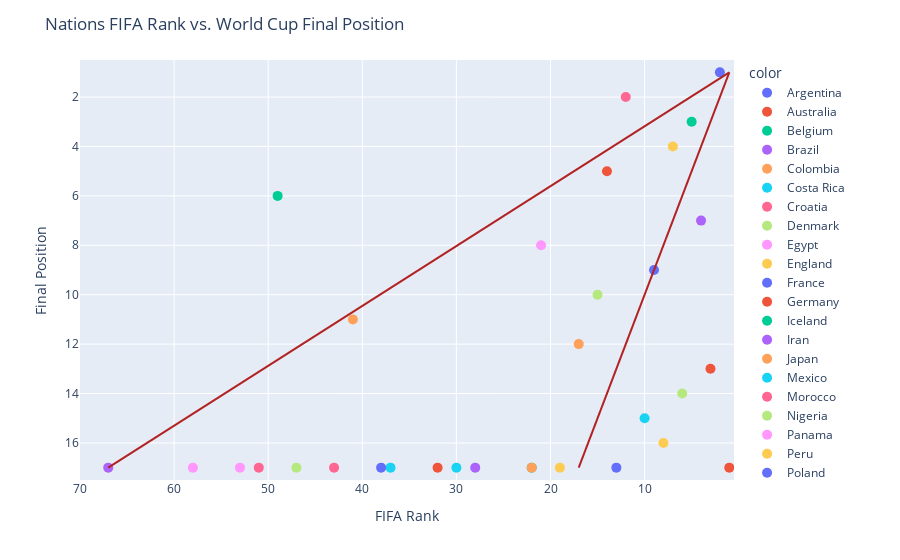

Notebook cell for this chart:
### Markdown cell above
**Nations FIFA Rank vs. World Cup Final Position**

Nations inside the triangular area performed as expected during the 2018 World Cup

Nations above and to the left of the triangle performed better than expected

Nations below and to the right of the triangle performed worse than expected

### Code cell
import plotly.graph_objects as go

fig = px.scatter(nationsDf_18, x="FIFA Rank", y="Final Position", color=nationsDf_18.index, range_x=[70, 0.5], range_y=[17.5, 0.5])
fig.update_traces(marker=dict(size=10))
fig.add_trace(go.Scatter(x=[1, 67], y=[1, 17], name="linear correlation", mode="lines", line=dict(color="firebrick")))
fig.add_trace(go.Scatter(x=[1, 17], y=[1, 17], name="y=x", mode="lines", line=dict(color="firebrick")))
fig.update_layout(title="Nations FIFA Rank vs. World Cup Final Position")
fig.show()

### Figure 1 — Plotly figure (JSON) as saved in the notebook; plotly's stock layout.template omitted (floating-point values rounded to 4 significant figures)
{"data": [{"hoverlabel": {"namelength": 0}, "hovertemplate": "color=Argentina<br>FIFA Rank=%{x}<br>Final Position=%{y}", "legendgroup": "Argentina", "marker": {"color": "#636efa", "size": 10, "symbol": "circle"}, "mode": "markers", "name": "Argentina", "showlegend": true, "type": "scatter", "x": [9], "xaxis": "x", "y": [9], "yaxis": "y"}, {"hoverlabel": {"namelength": 0}, "hovertemplate": "color=Australia<br>FIFA Rank=%{x}<br>Final Position=%{y}", "legendgroup": "Australia", "marker": {"color": "#EF553B", "size": 10, "symbol": "circle"}, "mode": "markers", "name": "Australia", "showlegend": true, "type": "scatter", "x": [32], "xaxis": "x", "y": [17], "yaxis": "y"}, {"hoverlabel": {"namelength": 0}, "hovertemplate": "color=Belgium<br>FIFA Rank=%{x}<br>Final Position=%{y}", "legendgroup": "Belgium", "marker": {"color": "#00cc96", "size": 10, "symbol": "circle"}, "mode": "markers", "name": "Belgium", "showlegend": true, "type": "scatter", "x": [5], "xaxis": "x", "y": [3], "yaxis": "y"}, {"hoverlabel": {"namelength": 0}, "hovertemplate": "color=Brazil<br>FIFA Rank=%{x}<br>Final Position=%{y}", "legendgroup": "Brazil", "marker": {"color": "#ab63fa", "size": 10, "symbol": "circle"}, "mode": "markers", "name": "Brazil", "showlegend": true, "type": "scatter", "x": [4], "xaxis": "x", "y": [7], "yaxis": "y"}, {"hoverlabel": {"namelength": 0}, "hovertemplate": "color=Colombia<br>FIFA Rank=%{x}<br>Final Position=%{y}", "legendgroup": "Colombia", "marker": {"color": "#FFA15A", "size": 10, "symbol": "circle"}, "mode": "markers", "name": "Colombia", "showlegend": true, "type": "scatter", "x": [17], "xaxis": "x", "y": [12], "yaxis": "y"}, {"hoverlabel": {"namelength": 0}, "hovertemplate": "color=Costa Rica<br>FIFA Rank=%{x}<br>Final Position=%{y}", "legendgroup": "Costa Rica", "marker": {"color": "#19d3f3", "size": 10, "symbol": "circle"}, "mode": "markers", "name": "Costa Rica", "showlegend": true, "type": "scatter", "x": [37], "xaxis": "x", "y": [17], "yaxis": "y"}, {"hoverlabel": {"namelength": 0}, "hovertemplate": "color=Croatia<br>FIFA Rank=%{x}<br>Final Position=%{y}", "legendgroup": "Croatia", "marker": {"color": "#FF6692", "size": 10, "symbol": "circle"}, "mode": "markers", "name": "Croatia", "showlegend": true, "type": "scatter", "x": [12], "xaxis": "x", "y": [2], "yaxis": "y"}, {"hoverlabel": {"namelength": 0}, "hovertemplate": "color=Denmark<br>FIFA Rank=%{x}<br>Final Position=%{y}", "legendgroup": "Denmark", "marker": {"color": "#B6E880", "size": 10, "symbol": "circle"}, "mode": "markers", "name": "Denmark", "showlegend": true, "type": "scatter", "x": [15], "xaxis": "x", "y": [10], "yaxis": "y"}, {"hoverlabel": {"namelength": 0}, "hovertemplate": "color=Egypt<br>FIFA Rank=%{x}<br>Final Position=%{y}", "legendgroup": "Egypt", "marker": {"color": "#FF97FF", "size": 10, "symbol": "circle"}, "mode": "markers", "name": "Egypt", "showlegend": true, "type": "scatter", "x": [53], "xaxis": "x", "y": [17], "yaxis": "y"}, {"hoverlabel": {"namelength": 0}, "hovertemplate": "color=England<br>FIFA Rank=%{x}<br>Final Position=%{y}", "legendgroup": "England", "marker": {"color": "#FECB52", "size": 10, "symbol": "circle"}, "mode": "markers", "name": "England", "showlegend": true, "type": "scatter", "x": [7], "xaxis": "x", "y": [4], "yaxis": "y"}, {"hoverlabel": {"namelength": 0}, "hovertemplate": "color=France<br>FIFA Rank=%{x}<br>Final Position=%{y}", "legendgroup": "France", "marker": {"color": "#636efa", "size": 10, "symbol": "circle"}, "mode": "markers", "name": "France", "showlegend": true, "type": "scatter", "x": [2], "xaxis": "x", "y": [1], "yaxis": "y"}, {"hoverlabel": {"namelength": 0}, "hovertemplate": "color=Germany<br>FIFA Rank=%{x}<br>Final Position=%{y}", "legendgroup": "Germany", "marker": {"color": "#EF553B", "size": 10, "symbol": "circle"}, "mode": "markers", "name": "Germany", "showlegend": true, "type": "scatter", "x": [1], "xaxis": "x", "y": [17], "yaxis": "y"}, {"hoverlabel": {"namelength": 0}, "hovertemplate": "color=Iceland<br>FIFA Rank=%{x}<br>Final Position=%{y}", "legendgroup": "Iceland", "marker": {"color": "#00cc96", "size": 10, "symbol": "circle"}, "mode": "markers", "name": "Iceland", "showlegend": true, "type": "scatter", "x": [22], "xaxis": "x", "y": [17], "yaxis": "y"}, {"hoverlabel": {"namelength": 0}, "hovertemplate": "color=Iran<br>FIFA Rank=%{x}<br>Final Position=%{y}", "legendgroup": "Iran", "marker": {"color": "#ab63fa", "size": 10, "symbol": "circle"}, "mode": "markers", "name": "Iran", "showlegend": true, "type": "scatter", "x": [28], "xaxis": "x", "y": [17], "yaxis": "y"}, {"hoverlabel": {"namelength": 0}, "hovertemplate": "color=Japan<br>FIFA Rank=%{x}<br>Final Position=%{y}", "legendgroup": "Japan", "marker": {"color": "#FFA15A", "size": 10, "symbol": "circle"}, "mode": "markers", "name": "Japan", "showlegend": true, "type": "scatter", "x": [41], "xaxis": "x", "y": [11], "yaxis": "y"}, {"hoverlabel": {"namelength": 0}, "hovertemplate": "color=Mexico<br>FIFA Rank=%{x}<br>Final Position=%{y}", "legendgroup": "Mexico", "marker": {"color": "#19d3f3", "size": 10, "symbol": "circle"}, "mode": "markers", "name": "Mexico", "showlegend": true, "type": "scatter", "x": [10], "xaxis": "x", "y": [15], "yaxis": "y"}, {"hoverlabel": {"namelength": 0}, "hovertemplate": "color=Morocco<br>FIFA Rank=%{x}<br>Final Position=%{y}", "legendgroup": "Morocco", "marker": {"color": "#FF6692", "size": 10, "symbol": "circle"}, "mode": "markers", "name": "Morocco", "showlegend": true, "type": "scatter", "x": [43], "xaxis": "x", "y": [17], "yaxis": "y"}, {"hoverlabel": {"namelength": 0}, "hovertemplate": "color=Nigeria<br>FIFA Rank=%{x}<br>Final Position=%{y}", "legendgroup": "Nigeria", "marker": {"color": "#B6E880", "size": 10, "symbol": "circle"}, "mode": "markers", "name": "Nigeria", "showlegend": true, "type": "scatter", "x": [47], "xaxis": "x", "y": [17], "yaxis": "y"}, {"hoverlabel": {"namelength": 0}, "hovertemplate": "color=Panama<br>FIFA Rank=%{x}<br>Final Position=%{y}", "legendgroup": "Panama", "marker": {"color": "#FF97FF", "size": 10, "symbol": "circle"}, "mode": "markers", "name": "Panama", "showlegend": true, "type": "scatter", "x": [58], "xaxis": "x", "y": [17], "yaxis": "y"}, {"hoverlabel": {"namelength": 0}, "hovertemplate": "color=Peru<br>FIFA Rank=%{x}<br>Final Position=%{y}", "legendgroup": "Peru", "marker": {"color": "#FECB52", "size": 10, "symbol": "circle"}, "mode": "markers", "name": "Peru", "showlegend": true, "type": "scatter", "x": [19], "xaxis": "x", "y": [17], "yaxis": "y"}, {"hoverlabel": {"namelength": 0}, "hovertemplate": "color=Poland<br>FIFA Rank=%{x}<br>Final Position=%{y}", "legendgroup": "Poland", "marker": {"color": "#636efa", "size": 10, "symbol": "circle"}, "mode": "markers", "name": "Poland", "showlegend": true, "type": "scatter", "x": [13], "xaxis": "x", "y": [17], "yaxis": "y"}, {"hoverlabel": {"namelength": 0}, "hovertemplate": "color=Portugal<br>FIFA Rank=%{x}<br>Final Position=%{y}", "legendgroup": "Portugal", "marker": {"color": "#EF553B", "size": 10, "symbol": "circle"}, "mode": "markers", "name": "Portugal", "showlegend": true, "type": "scatter", "x": [3], "xaxis": "x", "y": [13], "yaxis": "y"}, {"hoverlabel": {"namelength": 0}, "hovertemplate": "color=Russia<br>FIFA Rank=%{x}<br>Final Position=%{y}", "legendgroup": "Russia", "marker": {"color": "#00cc96", "size": 10, "symbol": "circle"}, "mode": "markers", "name": "Russia", "showlegend": true, "type": "scatter", "x": [49], "xaxis": "x", "y": [6], "yaxis": "y"}, {"hoverlabel": {"namelength": 0}, "hovertemplate": "color=Saudi Arabia<br>FIFA Rank=%{x}<br>Final Position=%{y}", "legendgroup": "Saudi Arabia", "marker": {"color": "#ab63fa", "size": 10, "symbol": "circle"}, "mode": "markers", "name": "Saudi Arabia", "showlegend": true, "type": "scatter", "x": [67], "xaxis": "x", "y": [17], "yaxis": "y"}, {"hoverlabel": {"namelength": 0}, "hovertemplate": "color=Senegal<br>FIFA Rank=%{x}<br>Final Position=%{y}", "legendgroup": "Senegal", "marker": {"color": "#FFA15A", "size": 10, "symbol": "circle"}, "mode": "markers", "name": "Senegal", "showlegend": true, "type": "scatter", "x": [22], "xaxis": "x", "y": [17], "yaxis": "y"}, {"hoverlabel": {"namelength": 0}, "hovertemplate": "color=Serbia<br>FIFA Rank=%{x}<br>Final Position=%{y}", "legendgroup": "Serbia", "marker": {"color": "#19d3f3", "size": 10, "symbol": "circle"}, "mode": "markers", "name": "Serbia", "showlegend": true, "type": "scatter", "x": [30], "xaxis": "x", "y": [17], "yaxis": "y"}, {"hoverlabel": {"namelength": 0}, "hovertemplate": "color=South Korea<br>FIFA Rank=%{x}<br>Final Position=%{y}", "legendgroup": "South Korea", "marker": {"color": "#FF6692", "size": 10, "symbol": "circle"}, "mode": "markers", "name": "South Korea", "showlegend": true, "type": "scatter", "x": [51], "xaxis": "x", "y": [17], "yaxis": "y"}, {"hoverlabel": {"namelength": 0}, "hovertemplate": "color=Spain<br>FIFA Rank=%{x}<br>Final Position=%{y}", "legendgroup": "Spain", "marker": {"color": "#B6E880", "size": 10, "symbol": "circle"}, "mode": "markers", "name": "Spain", "showlegend": true, "type": "scatter", "x": [6], "xaxis": "x", "y": [14], "yaxis": "y"}, {"hoverlabel": {"namelength": 0}, "hovertemplate": "color=Sweden<br>FIFA Rank=%{x}<br>Final Position=%{y}", "legendgroup": "Sweden", "marker": {"color": "#FF97FF", "size": 10, "symbol": "circle"}, "mode": "markers", "name": "Sweden", "showlegend": true, "type": "scatter", "x": [21], "xaxis": "x", "y": [8], "yaxis": "y"}, {"hoverlabel": {"namelength": 0}, "hovertemplate": "color=Switzerland<br>FIFA Rank=%{x}<br>Final Position=%{y}", "legendgroup": "Switzerland", "marker": {"color": "#FECB52", "size": 10, "symbol": "circle"}, "mode": "markers", "name": "Switzerland", "showlegend": true, "type": "scatter", "x": [8], "xaxis": "x", "y": [16], "yaxis": "y"}, {"hoverlabel": {"namelength": 0}, "hovertemplate": "color=Tunisia<br>FIFA Rank=%{x}<br>Final Position=%{y}", "legendgroup": "Tunisia", "marker": {"color": "#636efa", "size": 10, "symbol": "circle"}, "mode": "markers", "name": "Tunisia", "showlegend": true, "type": "scatter", "x": [38], "xaxis": "x", "y": [17], "yaxis": "y"}, {"hoverlabel": {"namelength": 0}, "hovertemplate": "color=Uruguay<br>FIFA Rank=%{x}<br>Final Position=%{y}", "legendgroup": "Uruguay", "marker": {"color": "#EF553B", "size": 10, "symbol": "circle"}, "mode": "markers", "name": "Uruguay", "showlegend": true, "type": "scatter", "x": [14], "xaxis": "x", "y": [5], "yaxis": "y"}, {"line": {"color": "firebrick"}, "mode": "lines", "name": "linear correlation", "type": "scatter", "x": [1, 67], "y": [1, 17]}, {"line": {"color": "firebrick"}, "mode": "lines", "name": "y=x", "type": "scatter", "x": [1, 17], "y": [1, 17]}], "layout": {"legend": {"title": {"text": "color"}, "tracegroupgap": 0}, "margin": {"t": 60}, "title": {"text": "Nations FIFA Rank vs. World Cup Final Position"}, "xaxis": {"anchor": "y", "domain": [0, 1], "range": [70, 0.5], "title": {"text": "FIFA Rank"}}, "yaxis": {"anchor": "x", "domain": [0, 1], "range": [17.5, 0.5], "title": {"text": "Final Position"}}}}
